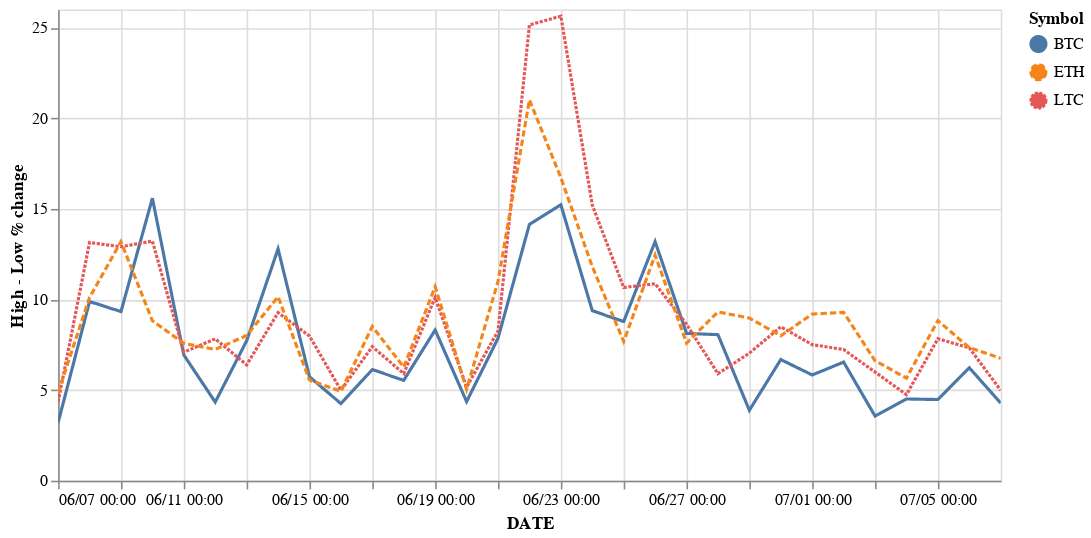

Write notebook code for a chart like this one.
### Code cell
final

### Figure 1 — Vega-Lite specification as saved in the notebook (floating-point values rounded to 4 significant figures)
{"config": {"view": {"continuousWidth": 400, "continuousHeight": 300}}, "layer": [{"mark": "line", "encoding": {"color": {"field": "Symbol", "type": "nominal"}, "strokeDash": {"field": "Symbol", "type": "nominal"}, "x": {"axis": {"format": "%m/%d %H:%M", "title": "DATE"}, "field": "Date", "type": "temporal"}, "y": {"field": "High - Low % change", "type": "quantitative"}}, "selection": {"selector028": {"type": "interval", "bind": "scales", "encodings": ["x", "y"]}}}, {"mark": "point", "encoding": {"opacity": {"value": 0}, "x": {"field": "Date", "type": "temporal"}}, "selection": {"selector027": {"type": "single", "nearest": true, "on": "mouseover", "fields": ["Date"], "empty": "none"}}}, {"mark": "point", "encoding": {"color": {"field": "Symbol", "type": "nominal"}, "opacity": {"condition": {"value": 1, "selection": "selector027"}, "value": 0}, "strokeDash": {"field": "Symbol", "type": "nominal"}, "x": {"axis": {"format": "%m/%d %H:%M", "title": "DATE"}, "field": "Date", "type": "temporal"}, "y": {"field": "High - Low % change", "type": "quantitative"}}}, {"mark": {"type": "rule", "color": "gray"}, "encoding": {"x": {"field": "Date", "type": "temporal"}}, "transform": [{"filter": {"selection": "selector027"}}]}, {"mark": {"type": "text", "align": "center", "dx": 0, "dy": -5}, "encoding": {"color": {"field": "Symbol", "type": "nominal"}, "strokeDash": {"field": "Symbol", "type": "nominal"}, "text": {"condition": {"field": "High - Low % change", "type": "quantitative", "selection": "selector027"}, "value": " "}, "x": {"axis": {"format": "%m/%d %H:%M", "title": "DATE"}, "field": "Date", "type": "temporal"}, "y": {"field": "High - Low % change", "type": "quantitative"}}}], "data": {"name": "data-9988370b28a8b2bbed3742dfd22d06e6"}, "height": 300, "width": 600, "$schema": "https://vega.github.io/schema/vega-lite/v4.17.0.json", "datasets": {"data-9988370b28a8b2bbed3742dfd22d06e6": [{"SNo": 2961, "Name": "Bitcoin", "Symbol": "BTC", "Date": "2021-06-06T23:59:59", "High": 36440.0, "Low": 35300.0, "Open": 35540.0, "Close": 35860.0, "Volume": 28910000000.0, "Marketcap": 671700000000.0, "High - Low % change": 3.206}, {"SNo": 2962, "Name": "Bitcoin", "Symbol": "BTC", "Date": "2021-06-07T23:59:59", "High": 36790.0, "Low": 33480.0, "Open": 35840.0, "Close": 33560.0, "Volume": 33680000000.0, "Marketcap": 628600000000.0, "High - Low % change": 9.886}, {"SNo": 2963, "Name": "Bitcoin", "Symbol": "BTC", "Date": "2021-06-08T23:59:59", "High": 34020.0, "Low": 31110.0, "Open": 33590.0, "Close": 33470.0, "Volume": 49900000000.0, "Marketcap": 627000000000.0, "High - Low % change": 9.33}, {"SNo": 2964, "Name": "Bitcoin", "Symbol": "BTC", "Date": "2021-06-09T23:59:59", "High": 37540.0, "Low": 32480.0, "Open": 33420.0, "Close": 37350.0, "Volume": 53970000000.0, "Marketcap": 699500000000.0, "High - Low % change": 15.59}, {"SNo": 2965, "Name": "Bitcoin", "Symbol": "BTC", "Date": "2021-06-10T23:59:59", "High": 38330.0, "Low": 35850.0, "Open": 37390.0, "Close": 36700.0, "Volume": 43580000000.0, "Marketcap": 687500000000.0, "High - Low % change": 6.937}, {"SNo": 2966, "Name": "Bitcoin", "Symbol": "BTC", "Date": "2021-06-11T23:59:59", "High": 37610.0, "Low": 36040.0, "Open": 36700.0, "Close": 37330.0, "Volume": 38700000000.0, "Marketcap": 699400000000.0, "High - Low % change": 4.34}, {"SNo": 2967, "Name": "Bitcoin", "Symbol": "BTC", "Date": "2021-06-12T23:59:59", "High": 37410.0, "Low": 34730.0, "Open": 37340.0, "Close": 35550.0, "Volume": 37920000000.0, "Marketcap": 666000000000.0, "High - Low % change": 7.719}, {"SNo": 2968, "Name": "Bitcoin", "Symbol": "BTC", "Date": "2021-06-13T23:59:59", "High": 39320.0, "Low": 34860.0, "Open": 35560.0, "Close": 39100.0, "Volume": 40670000000.0, "Marketcap": 732500000000.0, "High - Low % change": 12.79}, {"SNo": 2969, "Name": "Bitcoin", "Symbol": "BTC", "Date": "2021-06-14T23:59:59", "High": 40980.0, "Low": 38760.0, "Open": 39020.0, "Close": 40220.0, "Volume": 43150000000.0, "Marketcap": 753500000000.0, "High - Low % change": 5.731}, {"SNo": 2970, "Name": "Bitcoin", "Symbol": "BTC", "Date": "2021-06-15T23:59:59", "High": 41300.0, "Low": 39610.0, "Open": 40430.0, "Close": 40410.0, "Volume": 46420000000.0, "Marketcap": 757000000000.0, "High - Low % change": 4.256}, {"SNo": 2971, "Name": "Bitcoin", "Symbol": "BTC", "Date": "2021-06-16T23:59:59", "High": 40520.0, "Low": 38180.0, "Open": 40170.0, "Close": 38350.0, "Volume": 39210000000.0, "Marketcap": 718500000000.0, "High - Low % change": 6.131}, {"SNo": 2972, "Name": "Bitcoin", "Symbol": "BTC", "Date": "2021-06-17T23:59:59", "High": 39510.0, "Low": 37440.0, "Open": 38340.0, "Close": 38050.0, "Volume": 37100000000.0, "Marketcap": 713000000000.0, "High - Low % change": 5.54}, {"SNo": 2973, "Name": "Bitcoin", "Symbol": "BTC", "Date": "2021-06-18T23:59:59", "High": 38190.0, "Low": 35260.0, "Open": 38100.0, "Close": 35790.0, "Volume": 36200000000.0, "Marketcap": 670600000000.0, "High - Low % change": 8.315}, {"SNo": 2974, "Name": "Bitcoin", "Symbol": "BTC", "Date": "2021-06-19T23:59:59", "High": 36460.0, "Low": 34930.0, "Open": 35850.0, "Close": 35620.0, "Volume": 31210000000.0, "Marketcap": 667400000000.0, "High - Low % change": 4.365}, {"SNo": 2975, "Name": "Bitcoin", "Symbol": "BTC", "Date": "2021-06-20T23:59:59", "High": 36060.0, "Low": 33430.0, "Open": 35560.0, "Close": 35700.0, "Volume": 36660000000.0, "Marketcap": 669000000000.0, "High - Low % change": 7.859}, {"SNo": 2976, "Name": "Bitcoin", "Symbol": "BTC", "Date": "2021-06-21T23:59:59", "High": 35720.0, "Low": 31300.0, "Open": 35640.0, "Close": 31680.0, "Volume": 52810000000.0, "Marketcap": 593600000000.0, "High - Low % change": 14.14}, {"SNo": 2977, "Name": "Bitcoin", "Symbol": "BTC", "Date": "2021-06-22T23:59:59", "High": 33290.0, "Low": 28890.0, "Open": 31620.0, "Close": 32510.0, "Volume": 58960000000.0, "Marketcap": 609200000000.0, "High - Low % change": 15.22}, {"SNo": 2978, "Name": "Bitcoin", "Symbol": "BTC", "Date": "2021-06-23T23:59:59", "High": 34750.0, "Low": 31770.0, "Open": 32520.0, "Close": 33720.0, "Volume": 46320000000.0, "Marketcap": 632000000000.0, "High - Low % change": 9.382}, {"SNo": 2979, "Name": "Bitcoin", "Symbol": "BTC", "Date": "2021-06-24T23:59:59", "High": 35230.0, "Low": 32390.0, "Open": 33680.0, "Close": 34660.0, "Volume": 33120000000.0, "Marketcap": 649600000000.0, "High - Low % change": 8.781}, {"SNo": 2980, "Name": "Bitcoin", "Symbol": "BTC", "Date": "2021-06-25T23:59:59", "High": 35490.0, "Low": 31350.0, "Open": 34660.0, "Close": 31640.0, "Volume": 40230000000.0, "Marketcap": 593000000000.0, "High - Low % change": 13.19}, {"SNo": 2981, "Name": "Bitcoin", "Symbol": "BTC", "Date": "2021-06-26T23:59:59", "High": 32640.0, "Low": 30180.0, "Open": 31590.0, "Close": 32190.0, "Volume": 38590000000.0, "Marketcap": 603300000000.0, "High - Low % change": 8.127}, {"SNo": 2982, "Name": "Bitcoin", "Symbol": "BTC", "Date": "2021-06-27T23:59:59", "High": 34660.0, "Low": 32070.0, "Open": 32290.0, "Close": 34650.0, "Volume": 35510000000.0, "Marketcap": 649500000000.0, "High - Low % change": 8.058}, {"SNo": 2983, "Name": "Bitcoin", "Symbol": "BTC", "Date": "2021-06-28T23:59:59", "High": 35220.0, "Low": 33900.0, "Open": 34680.0, "Close": 34430.0, "Volume": 33890000000.0, "Marketcap": 645400000000.0, "High - Low % change": 3.887}, {"SNo": 2984, "Name": "Bitcoin", "Symbol": "BTC", "Date": "2021-06-29T23:59:59", "High": 36540.0, "Low": 34250.0, "Open": 34480.0, "Close": 35870.0, "Volume": 37900000000.0, "Marketcap": 672300000000.0, "High - Low % change": 6.685}, {"SNo": 2985, "Name": "Bitcoin", "Symbol": "BTC", "Date": "2021-06-30T23:59:59", "High": 36070.0, "Low": 34090.0, "Open": 35910.0, "Close": 35040.0, "Volume": 34060000000.0, "Marketcap": 656900000000.0, "High - Low % change": 5.834}, {"SNo": 2986, "Name": "Bitcoin", "Symbol": "BTC", "Date": "2021-07-01T23:59:59", "High": 35040.0, "Low": 32880.0, "Open": 35040.0, "Close": 33570.0, "Volume": 37840000000.0, "Marketcap": 629300000000.0, "High - Low % change": 6.545}, {"SNo": 2987, "Name": "Bitcoin", "Symbol": "BTC", "Date": "2021-07-02T23:59:59", "High": 33940.0, "Low": 32770.0, "Open": 33550.0, "Close": 33900.0, "Volume": 38730000000.0, "Marketcap": 635500000000.0, "High - Low % change": 3.567}, {"SNo": 2988, "Name": "Bitcoin", "Symbol": "BTC", "Date": "2021-07-03T23:59:59", "High": 34910.0, "Low": 33400.0, "Open": 33850.0, "Close": 34670.0, "Volume": 24380000000.0, "Marketcap": 649900000000.0, "High - Low % change": 4.51}, {"SNo": 2989, "Name": "Bitcoin", "Symbol": "BTC", "Date": "2021-07-04T23:59:59", "High": 35940.0, "Low": 34400.0, "Open": 34670.0, "Close": 35290.0, "Volume": 24920000000.0, "Marketcap": 661600000000.0, "High - Low % change": 4.48}, {"SNo": 2990, "Name": "Bitcoin", "Symbol": "BTC", "Date": "2021-07-05T23:59:59", "High": 35280.0, "Low": 33210.0, "Open": 35280.0, "Close": 33750.0, "Volume": 26720000000.0, "Marketcap": 632700000000.0, "High - Low % change": 6.234}, {"SNo": 2991, "Name": "Bitcoin", "Symbol": "BTC", "Date": "2021-07-06T23:59:59", "High": 35040.0, "Low": 33600.0, "Open": 33720.0, "Close": 34240.0, "Volume": 26500000000.0, "Marketcap": 641900000000.0, "High - Low % change": 4.282}, {"SNo": 2961, "Name": "Litecoin", "Symbol": "LTC", "Date": "2021-06-06T23:59:59", "High": 180.0, "Low": 172.5, "Open": 173.1, "Close": 176.6, "Volume": 2250000000.0, "Marketcap": 11790000000.0, "High - Low % change": 4.351}, {"SNo": 2962, "Name": "Litecoin", "Symbol": "LTC", "Date": "2021-06-07T23:59:59", "High": 182.2, "Low": 161.1, "Open": 176.5, "Close": 161.7, "Volume": 2498000000.0, "Marketcap": 10800000000.0, "High - Low % change": 13.14}, {"SNo": 2963, "Name": "Litecoin", "Symbol": "LTC", "Date": "2021-06-08T23:59:59", "High": 164.5, "Low": 145.7, "Open": 162.0, "Close": 161.2, "Volume": 3333000000.0, "Marketcap": 10760000000.0, "High - Low % change": 12.91}, {"SNo": 2964, "Name": "Litecoin", "Symbol": "LTC", "Date": "2021-06-09T23:59:59", "High": 173.0, "Low": 152.8, "Open": 160.9, "Close": 172.1, "Volume": 3251000000.0, "Marketcap": 11490000000.0, "High - Low % change": 13.22}, {"SNo": 2965, "Name": "Litecoin", "Symbol": "LTC", "Date": "2021-06-10T23:59:59", "High": 174.5, "Low": 163.0, "Open": 172.5, "Close": 168.2, "Volume": 2640000000.0, "Marketcap": 11230000000.0, "High - Low % change": 7.091}, {"SNo": 2966, "Name": "Litecoin", "Symbol": "LTC", "Date": "2021-06-11T23:59:59", "High": 173.5, "Low": 160.9, "Open": 168.2, "Close": 162.9, "Volume": 2518000000.0, "Marketcap": 10870000000.0, "High - Low % change": 7.827}, {"SNo": 2967, "Name": "Litecoin", "Symbol": "LTC", "Date": "2021-06-12T23:59:59", "High": 164.3, "Low": 154.4, "Open": 163.0, "Close": 162.0, "Volume": 2207000000.0, "Marketcap": 10810000000.0, "High - Low % change": 6.392}, {"SNo": 2968, "Name": "Litecoin", "Symbol": "LTC", "Date": "2021-06-13T23:59:59", "High": 171.5, "Low": 157.0, "Open": 162.0, "Close": 170.9, "Volume": 2041000000.0, "Marketcap": 11410000000.0, "High - Low % change": 9.273}, {"SNo": 2969, "Name": "Litecoin", "Symbol": "LTC", "Date": "2021-06-14T23:59:59", "High": 180.0, "Low": 166.7, "Open": 170.9, "Close": 172.9, "Volume": 1960000000.0, "Marketcap": 11540000000.0, "High - Low % change": 7.982}, {"SNo": 2970, "Name": "Litecoin", "Symbol": "LTC", "Date": "2021-06-15T23:59:59", "High": 181.0, "Low": 172.4, "Open": 178.6, "Close": 178.7, "Volume": 2460000000.0, "Marketcap": 11930000000.0, "High - Low % change": 4.991}, {"SNo": 2971, "Name": "Litecoin", "Symbol": "LTC", "Date": "2021-06-16T23:59:59", "High": 177.2, "Low": 165.0, "Open": 175.3, "Close": 166.5, "Volume": 2211000000.0, "Marketcap": 11110000000.0, "High - Low % change": 7.397}, {"SNo": 2972, "Name": "Litecoin", "Symbol": "LTC", "Date": "2021-06-17T23:59:59", "High": 173.3, "Low": 163.6, "Open": 166.6, "Close": 167.1, "Volume": 2010000000.0, "Marketcap": 11150000000.0, "High - Low % change": 5.906}, {"SNo": 2973, "Name": "Litecoin", "Symbol": "LTC", "Date": "2021-06-18T23:59:59", "High": 167.4, "Low": 152.0, "Open": 167.2, "Close": 156.4, "Volume": 2164000000.0, "Marketcap": 10440000000.0, "High - Low % change": 10.11}, {"SNo": 2974, "Name": "Litecoin", "Symbol": "LTC", "Date": "2021-06-19T23:59:59", "High": 160.8, "Low": 152.9, "Open": 156.6, "Close": 153.3, "Volume": 1719000000.0, "Marketcap": 10230000000.0, "High - Low % change": 5.159}, {"SNo": 2975, "Name": "Litecoin", "Symbol": "LTC", "Date": "2021-06-20T23:59:59", "High": 156.2, "Low": 144.3, "Open": 153.0, "Close": 155.1, "Volume": 1959000000.0, "Marketcap": 10350000000.0, "High - Low % change": 8.262}, {"SNo": 2976, "Name": "Litecoin", "Symbol": "LTC", "Date": "2021-06-21T23:59:59", "High": 155.5, "Low": 124.2, "Open": 155.0, "Close": 124.8, "Volume": 2929000000.0, "Marketcap": 8330000000.0, "High - Low % change": 25.15}, {"SNo": 2977, "Name": "Litecoin", "Symbol": "LTC", "Date": "2021-06-22T23:59:59", "High": 132.6, "Low": 105.6, "Open": 124.6, "Close": 119.6, "Volume": 3729000000.0, "Marketcap": 7984000000.0, "High - Low % change": 25.63}, {"SNo": 2978, "Name": "Litecoin", "Symbol": "LTC", "Date": "2021-06-23T23:59:59", "High": 133.6, "Low": 116.0, "Open": 119.7, "Close": 128.7, "Volume": 2863000000.0, "Marketcap": 8589000000.0, "High - Low % change": 15.21}, {"SNo": 2979, "Name": "Litecoin", "Symbol": "LTC", "Date": "2021-06-24T23:59:59", "High": 137.2, "Low": 124.0, "Open": 129.1, "Close": 134.5, "Volume": 1897000000.0, "Marketcap": 8977000000.0, "High - Low % change": 10.66}, {"SNo": 2980, "Name": "Litecoin", "Symbol": "LTC", "Date": "2021-06-25T23:59:59", "High": 138.1, "Low": 124.6, "Open": 134.6, "Close": 125.7, "Volume": 1913000000.0, "Marketcap": 8390000000.0, "High - Low % change": 10.87}, {"SNo": 2981, "Name": "Litecoin", "Symbol": "LTC", "Date": "2021-06-26T23:59:59", "High": 129.3, "Low": 119.0, "Open": 125.4, "Close": 126.7, "Volume": 2065000000.0, "Marketcap": 8455000000.0, "High - Low % change": 8.632}, {"SNo": 2982, "Name": "Litecoin", "Symbol": "LTC", "Date": "2021-06-27T23:59:59", "High": 132.5, "Low": 125.1, "Open": 126.9, "Close": 132.3, "Volume": 1804000000.0, "Marketcap": 8835000000.0, "High - Low % change": 5.904}, {"SNo": 2983, "Name": "Litecoin", "Symbol": "LTC", "Date": "2021-06-28T23:59:59", "High": 139.5, "Low": 130.3, "Open": 132.6, "Close": 137.4, "Volume": 1878000000.0, "Marketcap": 9170000000.0, "High - Low % change": 7.038}, {"SNo": 2984, "Name": "Litecoin", "Symbol": "LTC", "Date": "2021-06-29T23:59:59", "High": 149.1, "Low": 137.4, "Open": 137.6, "Close": 143.7, "Volume": 2182000000.0, "Marketcap": 9593000000.0, "High - Low % change": 8.494}, {"SNo": 2985, "Name": "Litecoin", "Symbol": "LTC", "Date": "2021-06-30T23:59:59", "High": 146.7, "Low": 136.4, "Open": 144.1, "Close": 144.1, "Volume": 1890000000.0, "Marketcap": 9621000000.0, "High - Low % change": 7.507}, {"SNo": 2986, "Name": "Litecoin", "Symbol": "LTC", "Date": "2021-07-01T23:59:59", "High": 144.1, "Low": 134.4, "Open": 144.1, "Close": 137.6, "Volume": 1681000000.0, "Marketcap": 9184000000.0, "High - Low % change": 7.24}, {"SNo": 2987, "Name": "Litecoin", "Symbol": "LTC", "Date": "2021-07-02T23:59:59", "High": 138.8, "Low": 130.9, "Open": 137.3, "Close": 136.9, "Volume": 1419000000.0, "Marketcap": 9141000000.0, "High - Low % change": 5.997}, {"SNo": 2988, "Name": "Litecoin", "Symbol": "LTC", "Date": "2021-07-03T23:59:59", "High": 141.4, "Low": 134.9, "Open": 136.9, "Close": 140.3, "Volume": 1236000000.0, "Marketcap": 9364000000.0, "High - Low % change": 4.751}, {"SNo": 2989, "Name": "Litecoin", "Symbol": "LTC", "Date": "2021-07-04T23:59:59", "High": 147.8, "Low": 137.1, "Open": 140.3, "Close": 144.9, "Volume": 1432000000.0, "Marketcap": 9673000000.0, "High - Low % change": 7.834}, {"SNo": 2990, "Name": "Litecoin", "Symbol": "LTC", "Date": "2021-07-05T23:59:59", "High": 144.8, "Low": 135.0, "Open": 144.8, "Close": 138.1, "Volume": 1338000000.0, "Marketcap": 9217000000.0, "High - Low % change": 7.327}, {"SNo": 2991, "Name": "Litecoin", "Symbol": "LTC", "Date": "2021-07-06T23:59:59", "High": 142.7, "Low": 135.9, "Open": 138.0, "Close": 139.0, "Volume": 1505000000.0, "Marketcap": 9278000000.0, "High - Low % change": 4.987}, {"SNo": 2130, "Name": "Ethereum", "Symbol": "ETH", "Date": "2021-06-06T23:59:59", "High": 2743.0, "Low": 2616.0, "Open": 2630.0, "Close": 2715.0, "Volume": 25310000000.0, "Marketcap": 315500000000.0, "High - Low % change": 4.865}, {"SNo": 2131, "Name": "Ethereum", "Symbol": "ETH", "Date": "2021-06-07T23:59:59", "High": 2845.0, "Low": 2584.0, "Open": 2713.0, "Close": 2590.0, "Volume": 30600000000.0, "Marketcap": 301000000000.0, "High - Low % change": 10.11}, {"SNo": 2132, "Name": "Ethereum", "Symbol": "ETH", "Date": "2021-06-08T23:59:59", "High": 2621.0, "Low": 2316.0, "Open": 2595.0, "Close": 2517.0, "Volume": 41910000000.0, "Marketcap": 292600000000.0, "High - Low % change": 13.18}, {"SNo": 2133, "Name": "Ethereum", "Symbol": "ETH", "Date": "2021-06-09T23:59:59", "High": 2625.0, "Low": 2412.0, "Open": 2510.0, "Close": 2608.0, "Volume": 36080000000.0, "Marketcap": 303100000000.0, "High - Low % change": 8.825}, {"SNo": 2134, "Name": "Ethereum", "Symbol": "ETH", "Date": "2021-06-10T23:59:59", "High": 2620.0, "Low": 2435.0, "Open": 2611.0, "Close": 2472.0, "Volume": 28750000000.0, "Marketcap": 287300000000.0, "High - Low % change": 7.578}, {"SNo": 2135, "Name": "Ethereum", "Symbol": "ETH", "Date": "2021-06-11T23:59:59", "High": 2495.0, "Low": 2327.0, "Open": 2473.0, "Close": 2354.0, "Volume": 24830000000.0, "Marketcap": 273600000000.0, "High - Low % change": 7.243}, {"SNo": 2136, "Name": "Ethereum", "Symbol": "ETH", "Date": "2021-06-12T23:59:59", "High": 2447.0, "Low": 2266.0, "Open": 2355.0, "Close": 2372.0, "Volume": 25720000000.0, "Marketcap": 275800000000.0, "High - Low % change": 8.009}, {"SNo": 2137, "Name": "Ethereum", "Symbol": "ETH", "Date": "2021-06-13T23:59:59", "High": 2547.0, "Low": 2313.0, "Open": 2373.0, "Close": 2508.0, "Volume": 27090000000.0, "Marketcap": 291700000000.0, "High - Low % change": 10.15}, {"SNo": 2138, "Name": "Ethereum", "Symbol": "ETH", "Date": "2021-06-14T23:59:59", "High": 2606.0, "Low": 2469.0, "Open": 2509.0, "Close": 2538.0, "Volume": 26960000000.0, "Marketcap": 295100000000.0, "High - Low % change": 5.55}, {"SNo": 2139, "Name": "Ethereum", "Symbol": "ETH", "Date": "2021-06-15T23:59:59", "High": 2639.0, "Low": 2515.0, "Open": 2588.0, "Close": 2611.0, "Volume": 29010000000.0, "Marketcap": 303700000000.0, "High - Low % change": 4.933}, {"SNo": 2140, "Name": "Ethereum", "Symbol": "ETH", "Date": "2021-06-16T23:59:59", "High": 2555.0, "Low": 2354.0, "Open": 2545.0, "Close": 2368.0, "Volume": 24100000000.0, "Marketcap": 275400000000.0, "High - Low % change": 8.507}, {"SNo": 2141, "Name": "Ethereum", "Symbol": "ETH", "Date": "2021-06-17T23:59:59", "High": 2457.0, "Low": 2312.0, "Open": 2367.0, "Close": 2372.0, "Volume": 21870000000.0, "Marketcap": 275900000000.0, "High - Low % change": 6.265}, {"SNo": 2142, "Name": "Ethereum", "Symbol": "ETH", "Date": "2021-06-18T23:59:59", "High": 2377.0, "Low": 2147.0, "Open": 2375.0, "Close": 2232.0, "Volume": 22750000000.0, "Marketcap": 259700000000.0, "High - Low % change": 10.71}, {"SNo": 2143, "Name": "Ethereum", "Symbol": "ETH", "Date": "2021-06-19T23:59:59", "High": 2278.0, "Low": 2169.0, "Open": 2235.0, "Close": 2178.0, "Volume": 18770000000.0, "Marketcap": 253500000000.0, "High - Low % change": 5.05}, {"SNo": 2144, "Name": "Ethereum", "Symbol": "ETH", "Date": "2021-06-20T23:59:59", "High": 2275.0, "Low": 2050.0, "Open": 2171.0, "Close": 2246.0, "Volume": 22540000000.0, "Marketcap": 261400000000.0, "High - Low % change": 11.0}, {"SNo": 2145, "Name": "Ethereum", "Symbol": "ETH", "Date": "2021-06-21T23:59:59", "High": 2259.0, "Low": 1867.0, "Open": 2245.0, "Close": 1888.0, "Volume": 33750000000.0, "Marketcap": 219800000000.0, "High - Low % change": 21.01}, {"SNo": 2146, "Name": "Ethereum", "Symbol": "ETH", "Date": "2021-06-22T23:59:59", "High": 1993.0, "Low": 1708.0, "Open": 1887.0, "Close": 1875.0, "Volume": 35550000000.0, "Marketcap": 218200000000.0, "High - Low % change": 16.72}, {"SNo": 2147, "Name": "Ethereum", "Symbol": "ETH", "Date": "2021-06-23T23:59:59", "High": 2044.0, "Low": 1828.0, "Open": 1879.0, "Close": 1990.0, "Volume": 28410000000.0, "Marketcap": 231600000000.0, "High - Low % change": 11.82}, {"SNo": 2148, "Name": "Ethereum", "Symbol": "ETH", "Date": "2021-06-24T23:59:59", "High": 2032.0, "Low": 1887.0, "Open": 1969.0, "Close": 1988.0, "Volume": 20270000000.0, "Marketcap": 231500000000.0, "High - Low % change": 7.677}, {"SNo": 2149, "Name": "Ethereum", "Symbol": "ETH", "Date": "2021-06-25T23:59:59", "High": 2018.0, "Low": 1794.0, "Open": 1989.0, "Close": 1813.0, "Volume": 22770000000.0, "Marketcap": 211100000000.0, "High - Low % change": 12.45}, {"SNo": 2150, "Name": "Ethereum", "Symbol": "ETH", "Date": "2021-06-26T23:59:59", "High": 1850.0, "Low": 1720.0, "Open": 1811.0, "Close": 1829.0, "Volume": 20640000000.0, "Marketcap": 213000000000.0, "High - Low % change": 7.596}, {"SNo": 2151, "Name": "Ethereum", "Symbol": "ETH", "Date": "2021-06-27T23:59:59", "High": 1980.0, "Low": 1811.0, "Open": 1831.0, "Close": 1979.0, "Volume": 19890000000.0, "Marketcap": 230500000000.0, "High - Low % change": 9.315}, {"SNo": 2152, "Name": "Ethereum", "Symbol": "ETH", "Date": "2021-06-28T23:59:59", "High": 2140.0, "Low": 1964.0, "Open": 1981.0, "Close": 2080.0, "Volume": 25510000000.0, "Marketcap": 242200000000.0, "High - Low % change": 8.973}, {"SNo": 2153, "Name": "Ethereum", "Symbol": "ETH", "Date": "2021-06-29T23:59:59", "High": 2242.0, "Low": 2076.0, "Open": 2083.0, "Close": 2161.0, "Volume": 24820000000.0, "Marketcap": 251700000000.0, "High - Low % change": 7.995}, {"SNo": 2154, "Name": "Ethereum", "Symbol": "ETH", "Date": "2021-06-30T23:59:59", "High": 2283.0, "Low": 2091.0, "Open": 2164.0, "Close": 2275.0, "Volume": 25830000000.0, "Marketcap": 265000000000.0, "High - Low % change": 9.194}, {"SNo": 2155, "Name": "Ethereum", "Symbol": "ETH", "Date": "2021-07-01T23:59:59", "High": 2274.0, "Low": 2081.0, "Open": 2274.0, "Close": 2114.0, "Volume": 29060000000.0, "Marketcap": 246300000000.0, "High - Low % change": 9.289}, {"SNo": 2156, "Name": "Ethereum", "Symbol": "ETH", "Date": "2021-07-02T23:59:59", "High": 2156.0, "Low": 2022.0, "Open": 2110.0, "Close": 2150.0, "Volume": 31800000000.0, "Marketcap": 250600000000.0, "High - Low % change": 6.616}, {"SNo": 2157, "Name": "Ethereum", "Symbol": "ETH", "Date": "2021-07-03T23:59:59", "High": 2238.0, "Low": 2118.0, "Open": 2151.0, "Close": 2226.0, "Volume": 17430000000.0, "Marketcap": 259400000000.0, "High - Low % change": 5.666}, {"SNo": 2158, "Name": "Ethereum", "Symbol": "ETH", "Date": "2021-07-04T23:59:59", "High": 2384.0, "Low": 2191.0, "Open": 2227.0, "Close": 2322.0, "Volume": 18790000000.0, "Marketcap": 270600000000.0, "High - Low % change": 8.83}, {"SNo": 2159, "Name": "Ethereum", "Symbol": "ETH", "Date": "2021-07-05T23:59:59", "High": 2322.0, "Low": 2163.0, "Open": 2322.0, "Close": 2199.0, "Volume": 20100000000.0, "Marketcap": 256300000000.0, "High - Low % change": 7.345}, {"SNo": 2160, "Name": "Ethereum", "Symbol": "ETH", "Date": "2021-07-06T23:59:59", "High": 2346.0, "Low": 2198.0, "Open": 2198.0, "Close": 2325.0, "Volume": 20890000000.0, "Marketcap": 271000000000.0, "High - Low % change": 6.751}]}}
